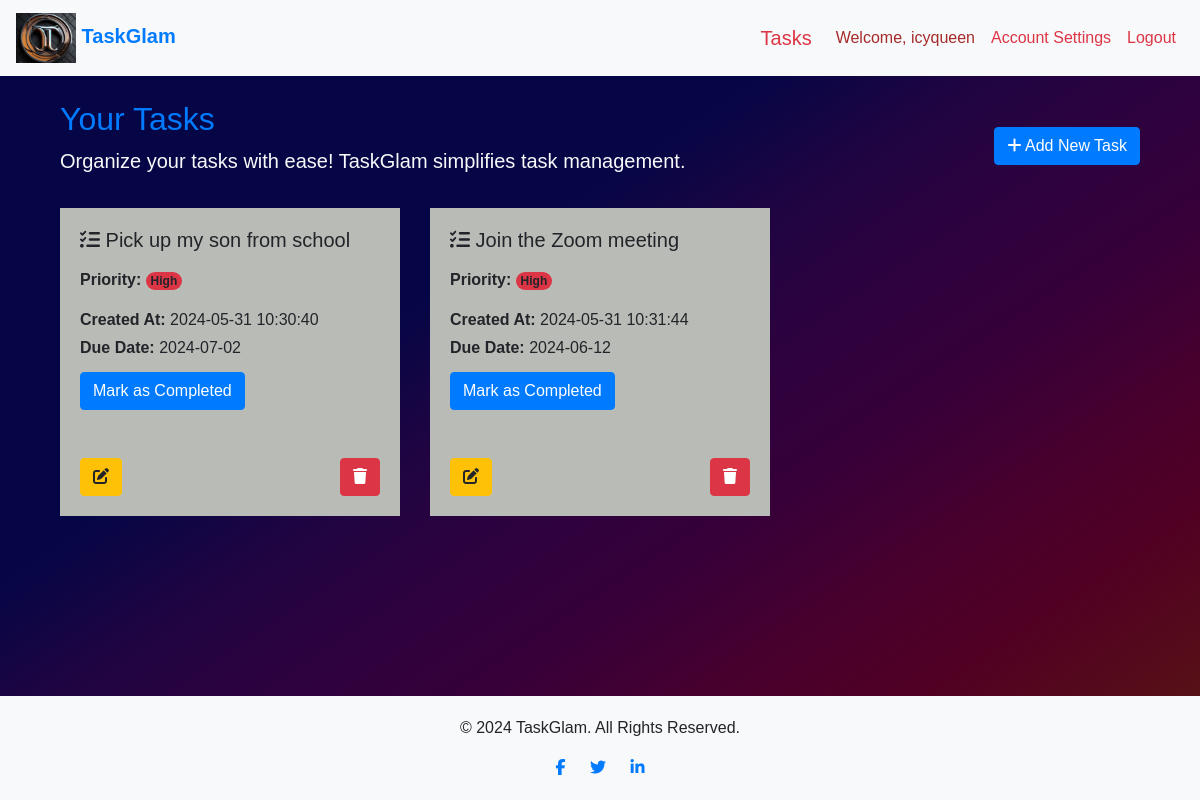
/tasks (signed in), run on an earlier commit of the app's database.
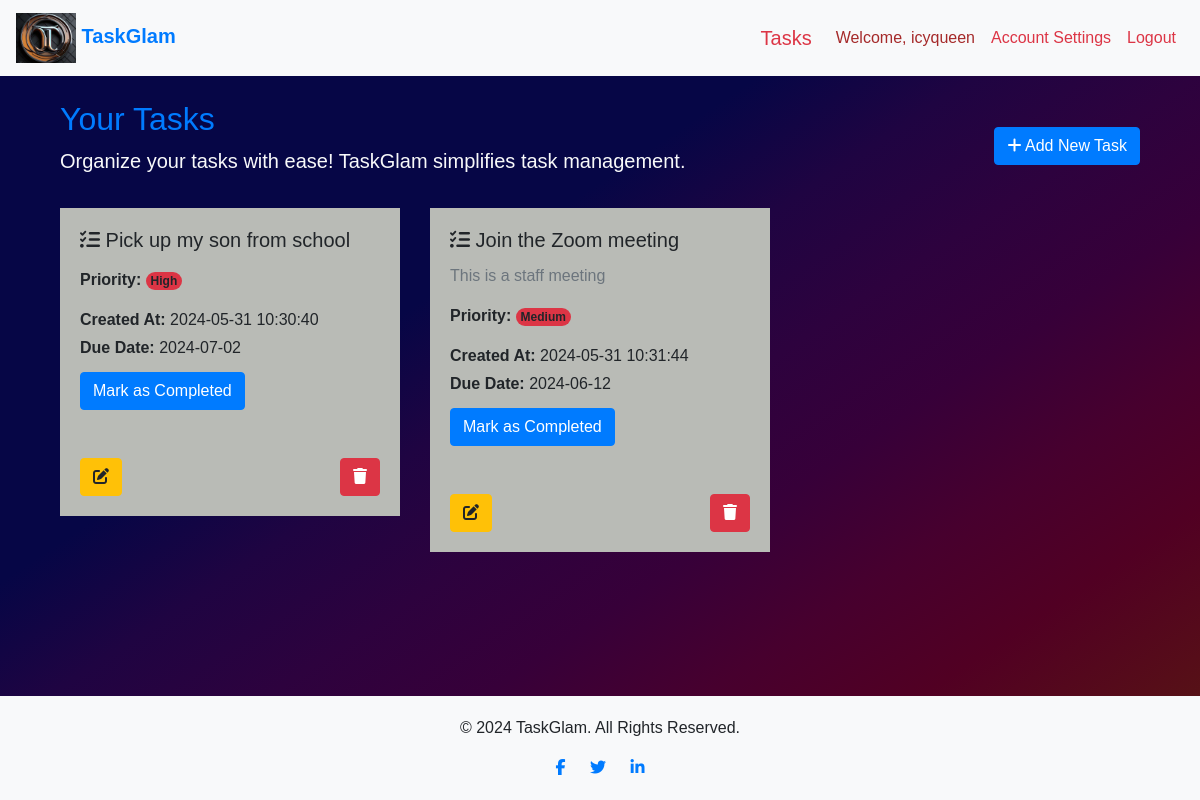
And on a later commit of the database.
### task_manager/models.py (models this page shows, shortened)
class User(db.Model, UserMixin):
    id = db.Column(db.Integer, primary_key=True)
    username = db.Column(db.String(30), nullable=False, unique=True)
    email_address = db.Column(db.String(50), nullable=False, unique=True)
    password_hash = db.Column(db.String(60), nullable=False)
    tasks = db.relationship('Task', backref='owner', lazy=True)
    @property
    def password(self):
        """
            Dummy password property to handle password hashing.

            Returns:
                str: The password hash.
        """
        return self.password

class Task(db.Model):
    id = db.Column(db.Integer, primary_key=True)
    title = db.Column(db.String(100), nullable=False)
    description = db.Column(db.Text, nullable=False)
    priority = db.Column(db.String(50), nullable=True)
    created_at = db.Column(db.DateTime, default=datetime.utcnow)
    updated_at = db.Column(db.DateTime, onupdate=datetime.utcnow)
    due_date = db.Column(db.DateTime, nullable=True)
    completed = db.Column(db.Boolean, default=False)
    user_id = db.Column(db.Integer, db.ForeignKey('user.id'), nullable=False)

### task_manager/routes.py (the view)
@app.route('/tasks')
@login_required
def tasks_page():
    tasks = Task.query.filter_by(user_id=current_user.id).all()
    return render_template('tasks.html', tasks=tasks)

### task_manager/models.py (called while the page is built)
@login_manager.user_loader
def load_user(user_id):
    return User.query.get(int(user_id))

### task_manager/templates/tasks.html (shortened to what this page needs)
{% extends "base.html" %} {% block title %} Tasks {% endblock %} {% block
content %}
<div class="container mt-4">
  <div class="row align-items-center mb-3">
    <div class="col">
      <h2 class="text-primary">Your Tasks</h2>
      <p class="lead text-light">
        Organize your tasks with ease! TaskGlam simplifies task management.
      </p>
    </div>
    <div class="col-auto">
      <a href="{{ url_for('add_task') }}" class="btn btn-primary">
        <i class="fas fa-plus"></i> Add New Task
      </a>
    </div>
  </div>
  <div class="row row-cols-1 row-cols-md-2 row-cols-lg-3">
    {% if tasks %}
    {% for task in tasks %}
    <div class="col mb-4" id="task-{{ task.id }}">
      <div class="card-body" style="background-color: #B9BBB6;">
        <h5 class="card-title task-title fs-5 fw-bold">
          <i class="fas fa-tasks"></i> {{ task.title }}
        </h5>
        <p class="card-text task-desc text-muted">{{ task.description }}</p>
        <p class="card-text">
          <strong>Priority:</strong>
          <span
            class="task-priority badge rounded-pill {% if task.priority %}bg-danger{% endif %}"
          >
            {{ task.priority }}
          </span>
        </p>
        <p class="card-text mb-1">
          <strong>Created At:</strong> {{ task.created_at.strftime('%Y-%m-%d
          %H:%M:%S') if task.created_at else 'N/A' }}
        </p>
        <p class="card-text mb-1 task-due-date">
          <strong>Due Date:</strong> {{ task.due_date.strftime('%Y-%m-%d') if
          task.due_date else 'No due date' }}
        </p>
        <button
          class="btn btn-md btn-primary mark-completed-btn ms-2 mt-2"
          data-id="{{ task.id }}"
        >
          {% if task.completed %} Completed {% else %} Mark as Completed {%
          endif %}
        </button>
        <div class="d-flex justify-content-between align-items-center mt-5">
          <a
            href="{{ url_for('edit_task', task_id=task.id) }}"
            class="btn btn-md btn-warning"
            title="Edit Task"
          >
            <i class="fas fa-edit"></i>
          </a>
          <button
            class="btn btn-md btn-danger delete-task-btn ms-2"
            data-id="{{ task.id }}"
            title="Delete Task"
          >
            <i class="fas fa-trash"></i>
          </button>
        </div>
      </div>
    </div>
    {% endfor %} {% else %}
    <div class="alert alert-info" role="alert">
      No tasks created yet! Add a new task to get started.
    </div>
    {% endif %}
  </div>
</div>
{% endblock %}

### task_manager/templates/base.html (shortened to what this page needs)
<!doctype html>
<html lang="en">
   <head>
      <link
         rel="stylesheet"
         href="https://cdn.jsdelivr.net/npm/bootstrap@4.5.3/dist/css/bootstrap.min.css"
         />
      <link
         rel="stylesheet"
         href="https://cdnjs.cloudflare.com/ajax/libs/font-awesome/5.15.4/css/all.min.css"
         />
      <link
         rel="stylesheet"
         href="https://cdn.jsdelivr.net/npm/sweetalert2@11/dist/sweetalert2.min.css"
         />
   </head>
   <body class="d-flex flex-column min-vh-100">
      <header>
         <nav class="navbar navbar-expand-lg navbar-light">
            <a class="navbar-brand text-primary font-weight-bold" href="{{ url_for('home_page') }}">
            <img
               src="{{ url_for('static', filename='images/TaskGlam logo.png') }}"
               alt="TaskGlam Logo"
               class="img-fluid"
               width="60"
               height="50"
               />
            TaskGlam
            </a>
            <div class="collapse navbar-collapse" id="navbarNav">
               <ul class="navbar-nav ml-auto">
                  {% if current_user.is_authenticated %}
                  <li class="nav-item">
                     <a class="navbar-brand text-danger" href="{{ url_for('tasks_page') }}"
                        >Tasks</a
                        >
                  </li>
                  <li class="nav-item">
                     <a class="nav-link" style="color: brown;">Welcome, {{ current_user.username }}</a>
                  </li>
                  <li class="nav-item">
                     <a class="nav-link text-danger" href="{{ url_for('account_settings') }}"
                        >Account Settings</a
                        >
                  </li>
                  <li class="nav-item">
                     <a class="nav-link text-danger" href="{{ url_for('logout_page') }}">Logout</a>
                  </li>
               </ul>
               {% endif %}
            </div>
         </nav>
      </header>
      <main>
         <div class="container mt-4">
            {% block content %} {% endblock %}
         </div>
      </main>
      <footer class="text-center">
         <div class="container">
            <p>&copy; 2024 TaskGlam. All Rights Reserved.</p>
            <div class="social-icons">
               <a href="https://www.facebook.com/nnamani.odinaka" target="_blank"
                  ><i class="fab fa-facebook-f"></i
                  ></a>
               <a href="https://x.com/QOdinaka" target="_blank"
                  ><i class="fab fa-twitter"></i
                  ></a>
               <a
                  href="https://www.linkedin.com/in/queendarlin-nnamani"
                  target="_blank"
                  ><i class="fab fa-linkedin-in"></i
                  ></a>
            </div>
         </div>
      </footer>
   </body>
</html>

### task_manager/templates/base.html (style rules this page uses)
body { background-image: linear-gradient(to right bottom, #060646, #060646, #060646, #060646, #060646, #1f0442, #2d023e, #370039, #47002e, #510023, #560d19, #571c10); font-family: Sans-Serif, helvetica; }
header { background-color: #f8f9fa; }
footer { margin-top: auto; background-color: #f8f9fa; padding: 20px 0; }
.social-icons a { margin: 0 10px; }

What changed in the data, as far as the page shows it:
changed Task "Join the Zoom meeting": description (not shown) → "This is a staff meeting"; priority "High" → "Medium"
